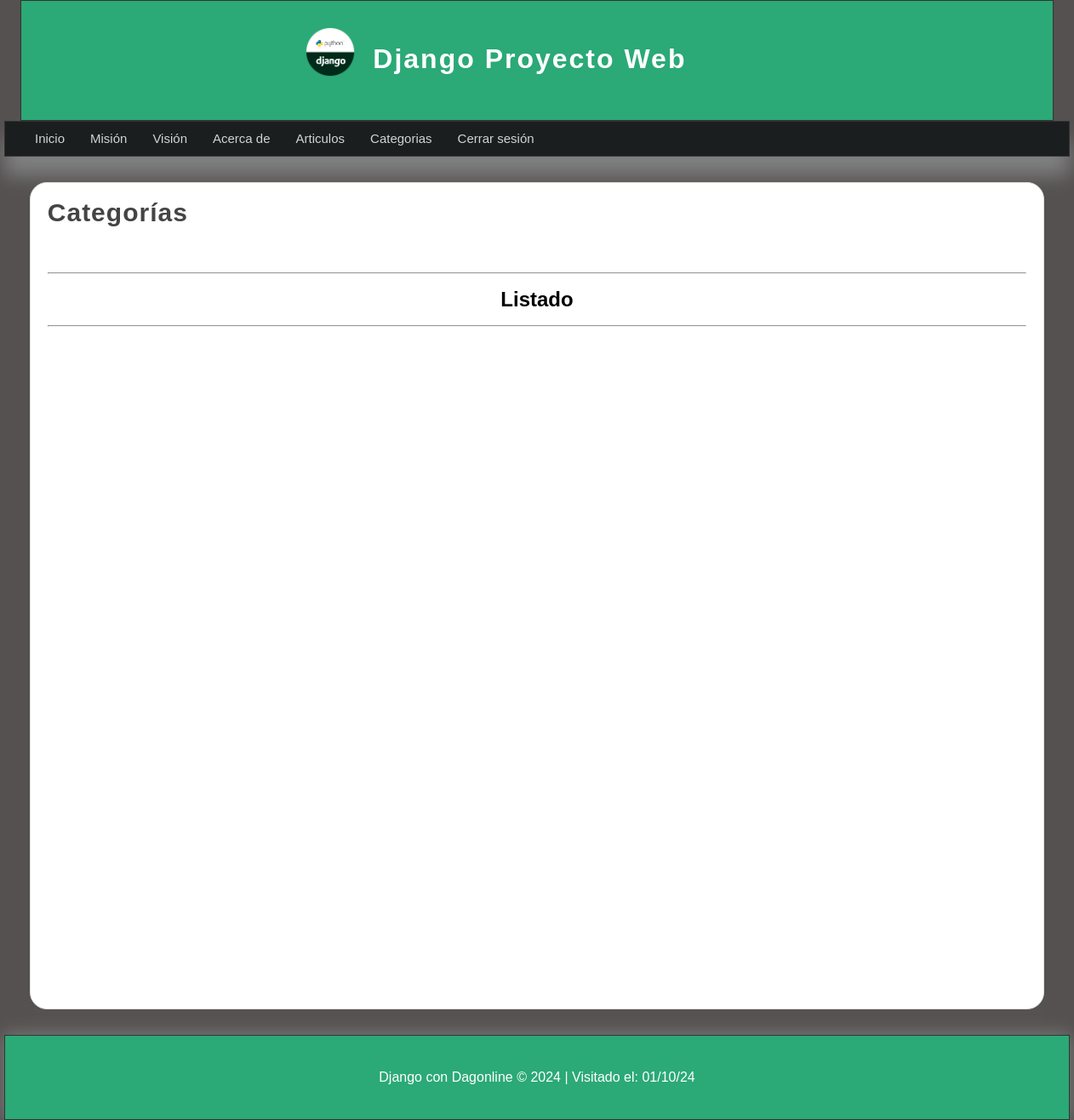
Page /app/art/categorias/ (signed in) on the earlier database version.
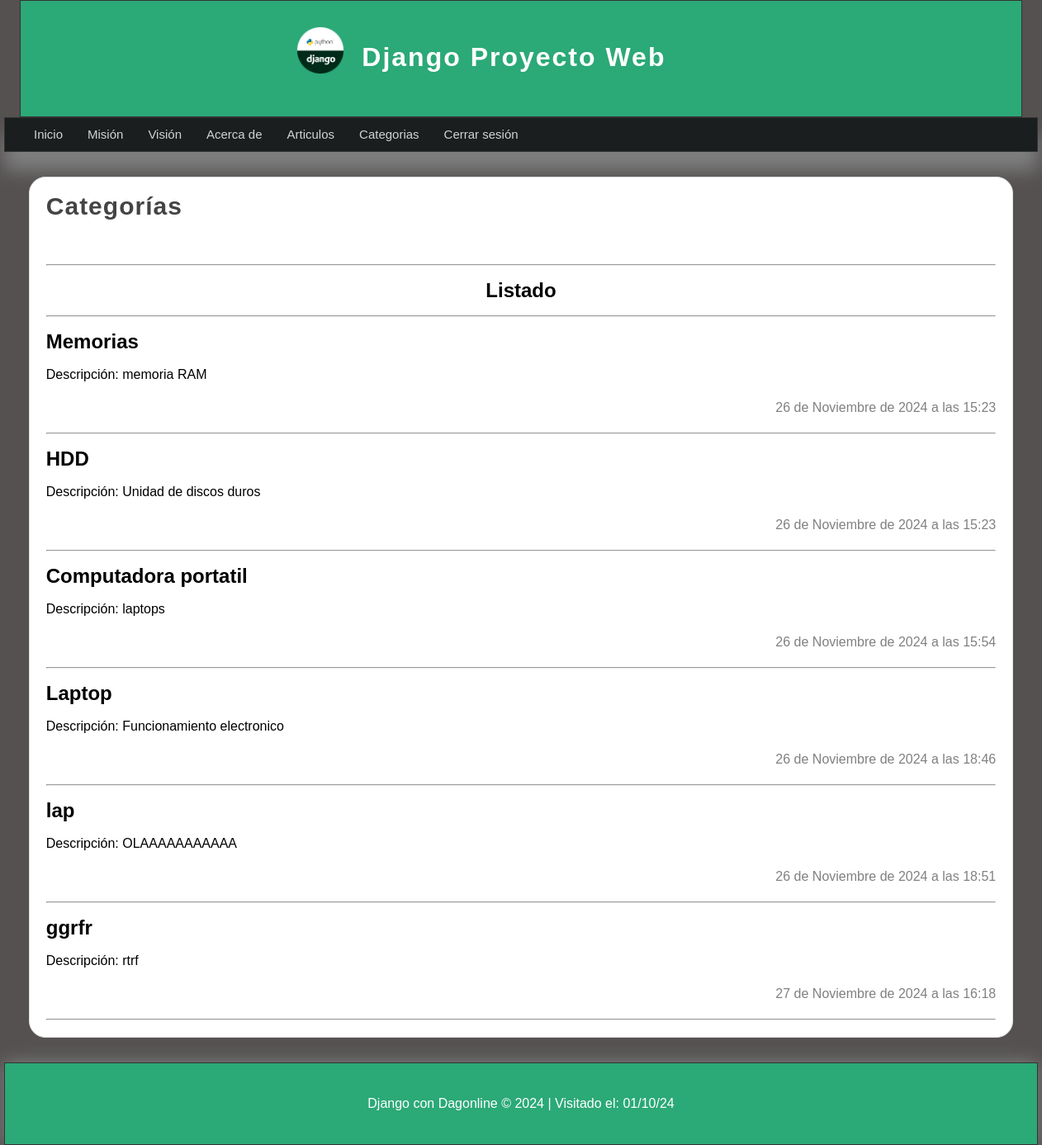
Same page on the later database version.
### articulos/models.py (models this page shows, shortened)
class Category(models.Model):
    name=models.CharField(max_length=100,verbose_name='Nombre')
    description=models.CharField(max_length=255,verbose_name='Descripcion')
    created_at=models.DateTimeField(auto_now_add=True,verbose_name='Creado el')
    updated_at=models.DateTimeField(auto_now=True,verbose_name="Actualizado el ")
    class Meta:
        verbose_name="Categoria"
        verbose_name_plural="Categorias"

### articulos/views.py (the view)
# urls.py: path('categorias/', lista_cat, name='categorias'),
@login_required(login_url='index')
def lista_cat(request):
    categorias = Category.objects.all()
    return render(request, 'categorias/listado_cat.html', {
        'title': 'Categorías',
        'content': 'Listado de categorías',
        'category': categorias
    })

### articulos/templates/categorias/listado_cat.html (shortened to what this page needs)
{% extends "layouts/layouts.html" %}
{% block content %}
    <h1 class="title">{{title}}</h1>
    <hr>
    <h1 align="center">Listado</h1> <hr>
    {% for i in category %}
        <article class="article-item">
            <div class="data">
                <h2>{{i.name}}</h2>
                <p>Descripción: {{i.description}}</p>
                <span class="date">
                    {{i.created_at}}
                </span>
                <hr>
            </div>
        </article>
    {% endfor %}
{% endblock %}

Differences in the rows shown:
added Category: name "Memorias", description "memoria RAM", created_at "26 de Noviembre de 2024 a las 15:23"
added Category: name "HDD", description "Unidad de discos duros", created_at "26 de Noviembre de 2024 a las 15:23"
added Category: name "Computadora portatil", description "laptops", created_at "26 de Noviembre de 2024 a las 15:54"
added Category: name "Laptop", description "Funcionamiento electronico", created_at "26 de Noviembre de 2024 a las 18:46"
added Category: name "lap", description "OLAAAAAAAAAAA", created_at "26 de Noviembre de 2024 a las 18:51"
added Category: name "ggrfr", description "rtrf", created_at "27 de Noviembre de 2024 a las 16:18"
